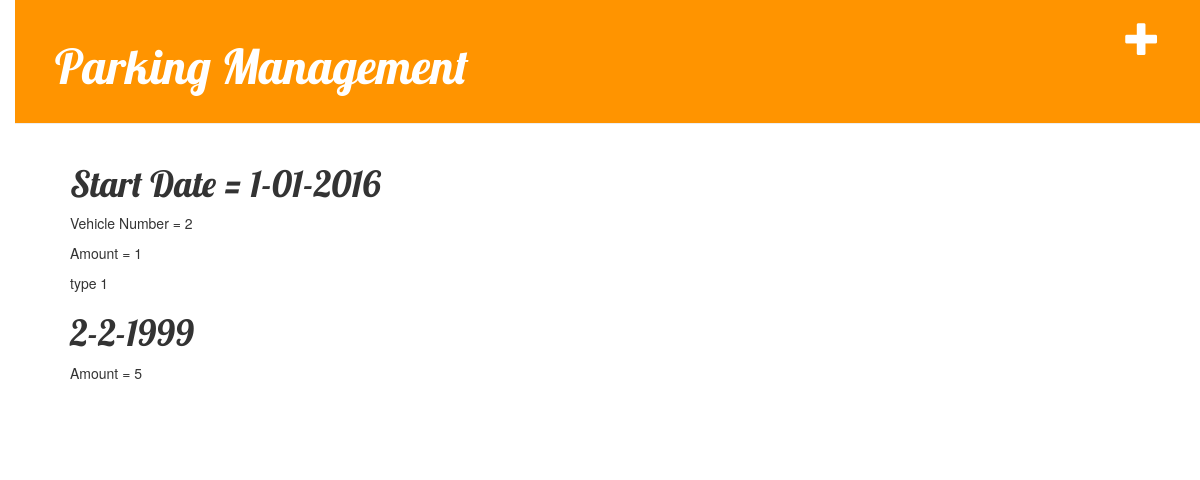
The page /post/2 on the database as committed earlier.
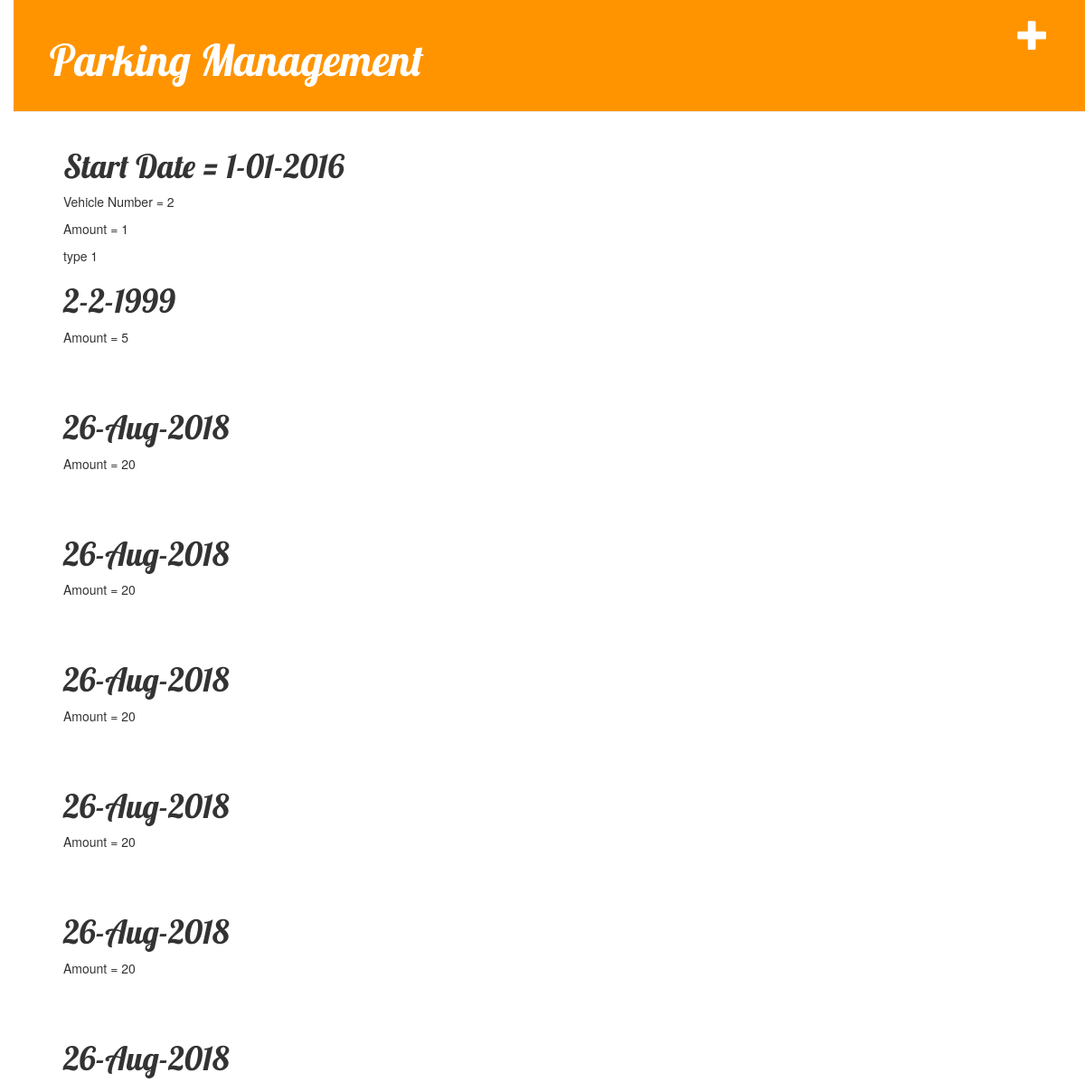
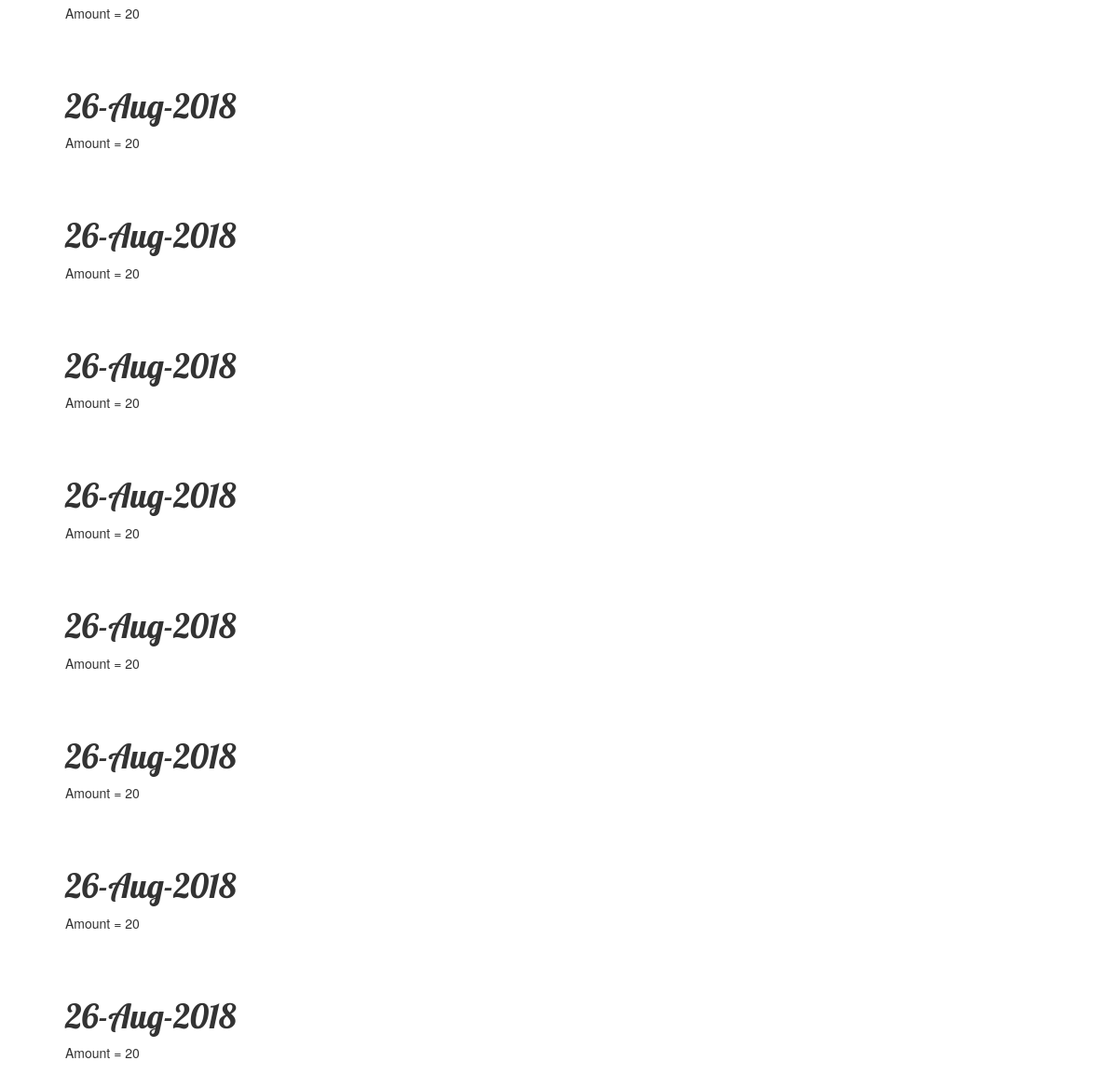
The same page on the database as committed later (2 pictures, top to bottom).
### DatabaseParking/models.py (models this page shows)
class Post(models.Model):
    number=models.CharField(max_length=10,primary_key=True)
    date=models.CharField(max_length=20)
    type = models.CharField(max_length=15)
    amount=models.IntegerField()
    total=models.IntegerField()

class DatePost(models.Model):
    number=models.ForeignKey(Post,on_delete=models.CASCADE,max_length=10)
    date=models.CharField(max_length=20)
    amount=models.IntegerField(max_length=5)

### DatabaseParking/views.py (the view)
# urls.py: path('post/<int:pk>',views.post_dates,name='post_dates'),
@csrf_exempt
def post_dates(request,pk):
    startDate=get_object_or_404(Post,pk=pk)
    dates=DatePost.objects.filter(number=pk)
    amount=get_object_or_404(Post,pk=pk).total
    return render(request,'park/post_dates.html',{'startDates':startDate,'dates':dates,'amount':amount})

### DatabaseParking/templates/park/post_dates.html (shortened to what this page needs)
{% load static %}
<html>
    <head>
        <link rel="stylesheet" href="//maxcdn.bootstrapcdn.com/bootstrap/3.2.0/css/bootstrap.min.css">
        <link rel="stylesheet" href="//maxcdn.bootstrapcdn.com/bootstrap/3.2.0/css/bootstrap-theme.min.css">
        <link rel="stylesheet" href="{% static 'css/blog.css' %}">
    </head>
    <body>
        <div class="page-header">
            <a href="{% url 'post_add' %}" class="top-menu"><span class="glyphicon glyphicon-plus"></span></a>
        <h1><a href="/">Parking Management</a></h1>
    </div>
    <div class="content container">
        <div class="row">
            <div class="col-md-8">
            <h1>Start Date = {{ startDates.date }}</h1>
            <p>Vehicle Number = {{ startDates.number }}</p>
            <p>Amount = {{ amount }}</p>
            <p>type {{ startDates.type }}</p>
                {% for date in dates %}
        <div class="post">
            <h1>{{ date.date|linebreaksbr  }}</h1>
            <p>Amount = {{ date.amount }}</p>
        </div>
    {% endfor %}
</div>
        </div>
    </div>
    </body>
</html>

### DatabaseParking/static/css/blog.css (style rules this page uses)
h1 a { color: #FCA205; font-family: 'Lobster'; }
body { padding-left: 15px; }
.page-header h1, .page-header h1 a, .page-header h1 a:visited, .page-header h1 a:active { color: #ffffff; font-size: 36pt; text-decoration: none; }
.content { margin-left: 40px; }
h1, h2, h3, h4 { font-family: 'Lobster', cursive; }
.top-menu, .top-menu:hover, .top-menu:visited { color: #ffffff; float: right; font-size: 26pt; margin-right: 20px; }
.post { margin-bottom: 70px; }
.page-header { background-color: #ff9400; margin-top: 0; padding: 20px 20px 20px 40px; }

Rows that differ between the two databases and show on the page:
added DatePost: date "26-Aug-2018", amount "20"
added DatePost: date "26-Aug-2018", amount "20"
added DatePost: date "26-Aug-2018", amount "20"
added DatePost: date "26-Aug-2018", amount "20"
added DatePost: date "26-Aug-2018", amount "20"
added DatePost: date "26-Aug-2018", amount "20"
added DatePost: date "26-Aug-2018", amount "20"
added DatePost: date "26-Aug-2018", amount "20"
added DatePost: date "26-Aug-2018", amount "20"
added DatePost: date "26-Aug-2018", amount "20"
added DatePost: date "26-Aug-2018", amount "20"
added DatePost: date "26-Aug-2018", amount "20"
added DatePost: date "26-Aug-2018", amount "20"
added DatePost: date "26-Aug-2018", amount "20"
